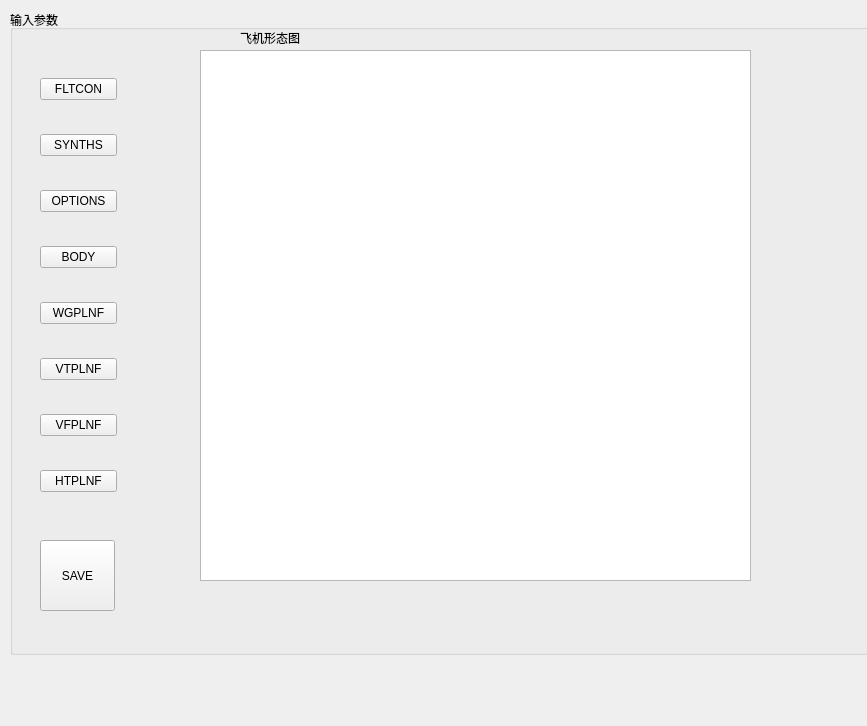
<?xml version="1.0" encoding="UTF-8"?>
<ui version="4.0">
 <class>Form</class>
 <widget class="QWidget" name="Form">
  <property name="geometry">
   <rect>
    <x>0</x>
    <y>0</y>
    <width>867</width>
    <height>726</height>
   </rect>
  </property>
  <property name="windowTitle">
   <string>Form</string>
  </property>
  <widget class="QGroupBox" name="groupBox">
   <property name="geometry">
    <rect>
     <x>10</x>
     <y>10</y>
     <width>999</width>
     <height>645</height>
    </rect>
   </property>
   <property name="title">
    <string>输入参数</string>
   </property>
   <widget class="QWidget" name="layoutWidget">
    <property name="geometry">
     <rect>
      <x>30</x>
      <y>40</y>
      <width>77</width>
      <height>471</height>
     </rect>
    </property>
    <layout class="QVBoxLayout" name="verticalLayout">
     <item>
      <widget class="QPushButton" name="pushButtonFLTCON">
       <property name="text">
        <string>FLTCON</string>
       </property>
      </widget>
     </item>
     <item>
      <widget class="QPushButton" name="pushButtonSYNTHS">
       <property name="text">
        <string>SYNTHS</string>
       </property>
      </widget>
     </item>
     <item>
      <widget class="QPushButton" name="pushButtonOPTIONS">
       <property name="text">
        <string>OPTIONS</string>
       </property>
      </widget>
     </item>
     <item>
      <widget class="QPushButton" name="pushButtonBODY">
       <property name="text">
        <string>BODY</string>
       </property>
      </widget>
     </item>
     <item>
      <widget class="QPushButton" name="pushButtonWGPLNF">
       <property name="text">
        <string>WGPLNF</string>
       </property>
      </widget>
     </item>
     <item>
      <widget class="QPushButton" name="pushButton_6">
       <property name="text">
        <string>VTPLNF</string>
       </property>
      </widget>
     </item>
     <item>
      <widget class="QPushButton" name="pushButton_7">
       <property name="text">
        <string>VFPLNF</string>
       </property>
      </widget>
     </item>
     <item>
      <widget class="QPushButton" name="pushButton_8">
       <property name="text">
        <string>HTPLNF</string>
       </property>
      </widget>
     </item>
    </layout>
   </widget>
   <widget class="QTextBrowser" name="textBrowser">
    <property name="geometry">
     <rect>
      <x>190</x>
      <y>40</y>
      <width>551</width>
      <height>531</height>
     </rect>
    </property>
   </widget>
   <widget class="QLabel" name="label">
    <property name="geometry">
     <rect>
      <x>230</x>
      <y>20</y>
      <width>101</width>
      <height>16</height>
     </rect>
    </property>
    <property name="text">
     <string>飞机形态图</string>
    </property>
   </widget>
   <widget class="QPushButton" name="pushButton_9">
    <property name="geometry">
     <rect>
      <x>30</x>
      <y>530</y>
      <width>75</width>
      <height>71</height>
     </rect>
    </property>
    <property name="text">
     <string>SAVE</string>
    </property>
   </widget>
  </widget>
 </widget>
 <resources/>
 <connections>
  <connection>
   <sender>pushButtonFLTCON</sender>
   <signal>clicked()</signal>
   <receiver>Form</receiver>
   <slot>slotFLTCON()</slot>
   <hints>
    <hint type="sourcelabel">
     <x>107</x>
     <y>78</y>
    </hint>
    <hint type="destinationlabel">
     <x>110</x>
     <y>3</y>
    </hint>
   </hints>
  </connection>
  <connection>
   <sender>pushButtonSYNTHS</sender>
   <signal>clicked()</signal>
   <receiver>Form</receiver>
   <slot>slotSYNTHS()</slot>
   <hints>
    <hint type="sourcelabel">
     <x>85</x>
     <y>134</y>
    </hint>
    <hint type="destinationlabel">
     <x>78</x>
     <y>5</y>
    </hint>
   </hints>
  </connection>
  <connection>
   <sender>pushButtonOPTIONS</sender>
   <signal>clicked()</signal>
   <receiver>Form</receiver>
   <slot>slotOPTIONS()</slot>
   <hints>
    <hint type="sourcelabel">
     <x>72</x>
     <y>193</y>
    </hint>
    <hint type="destinationlabel">
     <x>97</x>
     <y>-3</y>
    </hint>
   </hints>
  </connection>
  <connection>
   <sender>pushButtonBODY</sender>
   <signal>clicked()</signal>
   <receiver>Form</receiver>
   <slot>slotBODY()</slot>
   <hints>
    <hint type="sourcelabel">
     <x>97</x>
     <y>261</y>
    </hint>
    <hint type="destinationlabel">
     <x>1</x>
     <y>233</y>
    </hint>
   </hints>
  </connection>
  <connection>
   <sender>pushButtonWGPLNF</sender>
   <signal>clicked()</signal>
   <receiver>Form</receiver>
   <slot>slotWGPLNF()</slot>
   <hints>
    <hint type="sourcelabel">
     <x>69</x>
     <y>308</y>
    </hint>
    <hint type="destinationlabel">
     <x>3</x>
     <y>278</y>
    </hint>
   </hints>
  </connection>
  <connection>
   <sender>pushButton_6</sender>
   <signal>clicked()</signal>
   <receiver>Form</receiver>
   <slot>slotVTPLNF()</slot>
   <hints>
    <hint type="sourcelabel">
     <x>80</x>
     <y>362</y>
    </hint>
    <hint type="destinationlabel">
     <x>7</x>
     <y>330</y>
    </hint>
   </hints>
  </connection>
  <connection>
   <sender>pushButton_7</sender>
   <signal>clicked()</signal>
   <receiver>Form</receiver>
   <slot>slotVFPLNF()</slot>
   <hints>
    <hint type="sourcelabel">
     <x>55</x>
     <y>421</y>
    </hint>
    <hint type="destinationlabel">
     <x>4</x>
     <y>379</y>
    </hint>
   </hints>
  </connection>
  <connection>
   <sender>pushButton_8</sender>
   <signal>clicked()</signal>
   <receiver>Form</receiver>
   <slot>slotHTPLNF()</slot>
   <hints>
    <hint type="sourcelabel">
     <x>95</x>
     <y>480</y>
    </hint>
    <hint type="destinationlabel">
     <x>6</x>
     <y>432</y>
    </hint>
   </hints>
  </connection>
  <connection>
   <sender>pushButton_9</sender>
   <signal>clicked()</signal>
   <receiver>Form</receiver>
   <slot>slotSAVE()</slot>
   <hints>
    <hint type="sourcelabel">
     <x>60</x>
     <y>577</y>
    </hint>
    <hint type="destinationlabel">
     <x>1</x>
     <y>580</y>
    </hint>
   </hints>
  </connection>
 </connections>
 <slots>
  <slot>slotFLTCON()</slot>
  <slot>slotSYNTHS()</slot>
  <slot>slotOPTIONS()</slot>
  <slot>slotBODY()</slot>
  <slot>slotWGPLNF()</slot>
  <slot>slotVTPLNF()</slot>
  <slot>slotVFPLNF()</slot>
  <slot>slotHTPLNF()</slot>
  <slot>slotSAVE()</slot>
 </slots>
</ui>
